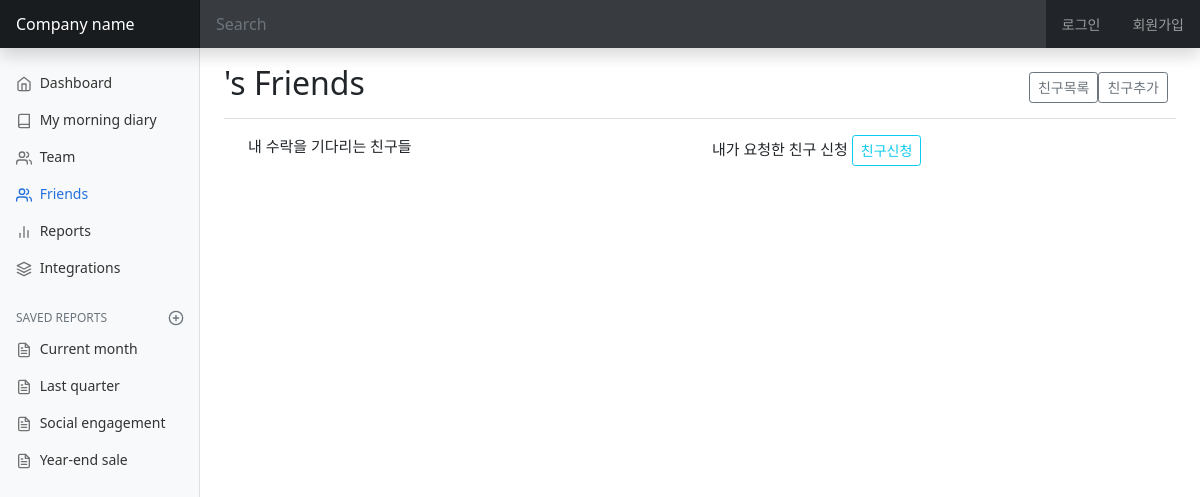
Before: /friends/keon/add_friends/ with the older database file.
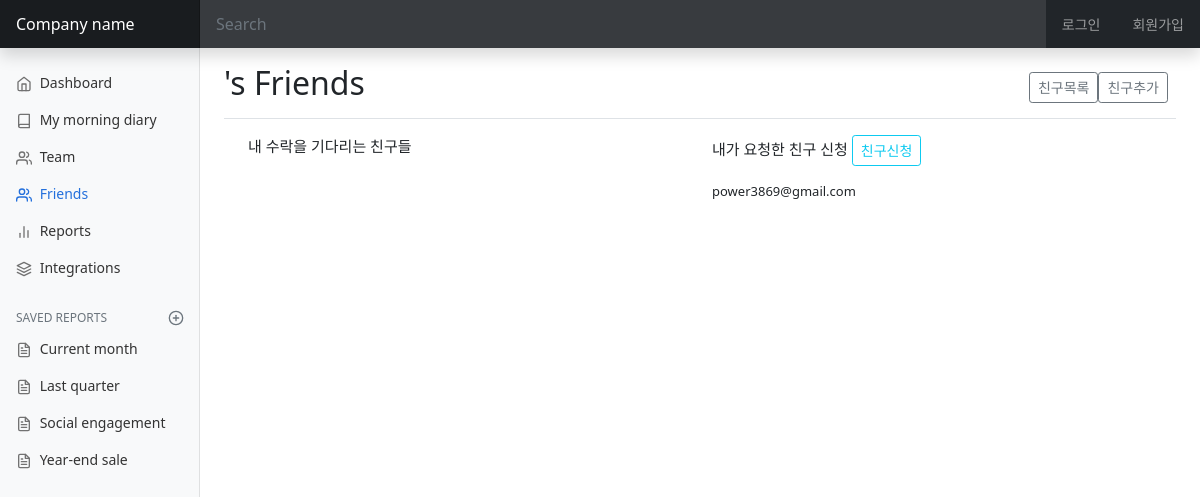
After: the same page with the newer database file.
### diary/models.py (models this page shows)
class FriendsApply(models.Model):
    user_from = models.CharField(max_length=199)
    user_to = models.ForeignKey(User, on_delete=models.CASCADE)
    ok_sign = models.BooleanField(default=False)
    class Meta:
        constraints = [
            models.UniqueConstraint(
                fields=["user_from", "user_to"],
                name="unique apply",
            ),
        ]

class User(AbstractUser):
    nickname = models.CharField(
        max_length=15,
        unique=True,
        null=True,
        validators=[validate_no_special_characters],
        error_messages={'unique': '이미 사용중인 닉네임입니다.'},
    )
    friends = models.ManyToManyField('self', blank=True)
    def __str__(self):
        return self.email

### diary/views.py (the view)
# urls.py: path('friends/<str:username>/add_friends/', views.add_friends, name='add-friends'),
def add_friends(request, username):
    if request.method == 'POST':
        confirm = request.POST['ok']
        pk = request.POST['list_pk']
        target = FriendsApply.objects.get(pk=pk)
        if confirm == "positive":
            friend = User.objects.get(username=target.user_from)
            me = request.user
            friend.friends.add(me)
            me.friends.add(friend)
            friend.save()
            me.save()
            target.delete()
        elif confirm == "negative":
            target.delete()
        return redirect('add-friends', username=request.user.username)
    else:
        applying_list = FriendsApply.objects.filter(user_from=username).filter(ok_sign=0)
        be_applied_list = FriendsApply.objects.filter(user_to=request.user.pk).filter(ok_sign=0)
        context = {
            "applying_list": applying_list,
            "be_applied_list": be_applied_list
        }
        return render(request, 'friends/add_friends.html', context=context)

### diary/templates/friends/add_friends.html (shortened to what this page needs)
{% extends 'diary/base.html' %}
{% load static %}
{% block css %}
<link href={% static 'friends/css/friends.css' %} rel="stylesheet">
{% endblock css %}
{% block main_area %}
<main class="col-md-9 ms-sm-auto col-lg-10 px-md-4">
		<div class="d-flex justify-content-between flex-wrap flex-md-nowrap align-items-center pt-3 pb-2 mb-3 border-bottom">
		<h1 class="h2">{{ username }}'s Friends</h1>
		<div class="btn-toolbar mb-2 mb-md-0">
			<div class="btn-group me-2">
				<a href="{% url 'friends' user.username %}"><button type="button" class="btn btn-sm btn-outline-secondary">친구목록</button></a>
				<a href="{% url 'add-friends' user.username %}"><button type="button" class="btn btn-sm btn-outline-secondary">친구추가</button></a>
			</div>
		</div>
	</div>
	<div class="container">
		<div class="row">
			<div class="col-fluid col-md-6">
				<p style="font-size: 15px;">내 수락을 기다리는 친구들</p>
			</div>
			<div class="col-fluid col-md-6">
				<p style="font-size: 15px;">
					<span>내가 요청한 친구 신청</span>
					<button type="button" class="btn btn-outline-info btn-sm" data-bs-toggle="modal" data-bs-target="#exampleModal">
						친구신청
					</button>
				</p>
				{% for list in  applying_list %}
				<p style="font-size: small;">{{list.user_to}}</p>
				{% endfor %}
			</div>
		</div>
	</div>
</main>
{% endblock main_area %}

Changed rows visible on the page:
now on this page (row edited): FriendsApply: user_to "power3869@gmail.com"
